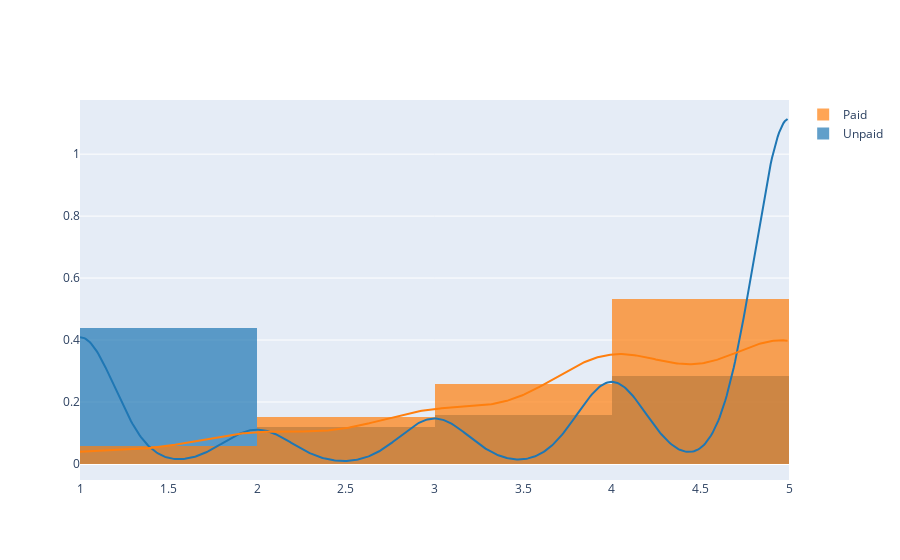

Notebook source saved alongside this figure:
### Code cell
# Combined Histogram
hist_data = [unpaid_df.star_rating, paid_df.star_rating]
labels = ['Unpaid', 'Paid']

fig = ff.create_distplot(hist_data, labels, bin_size=1, show_rug=False)
fig.show()

### Figure 1 — Plotly figure (JSON) as saved in the notebook; plotly's stock layout.template omitted (floating-point values rounded to 4 significant figures; data arrays with more than 128 entries replaced by an {"elided": "..."} marker saying what was removed)
{"data": [{"autobinx": false, "histnorm": "probability density", "legendgroup": "Unpaid", "marker": {"color": "rgb(31, 119, 180)"}, "name": "Unpaid", "opacity": 0.7, "type": "histogram", "x": {"elided": "37840 int values"}, "xaxis": "x", "xbins": {"end": 5, "size": 1, "start": 1}, "yaxis": "y"}, {"autobinx": false, "histnorm": "probability density", "legendgroup": "Paid", "marker": {"color": "rgb(255, 127, 14)"}, "name": "Paid", "opacity": 0.7, "type": "histogram", "x": {"elided": "170 int values"}, "xaxis": "x", "xbins": {"end": 5, "size": 1, "start": 1}, "yaxis": "y"}, {"legendgroup": "Unpaid", "marker": {"color": "rgb(31, 119, 180)"}, "mode": "lines", "name": "Unpaid", "showlegend": false, "type": "scatter", "x": {"elided": "500 float values"}, "xaxis": "x", "y": {"elided": "500 float values"}, "yaxis": "y"}, {"legendgroup": "Paid", "marker": {"color": "rgb(255, 127, 14)"}, "mode": "lines", "name": "Paid", "showlegend": false, "type": "scatter", "x": {"elided": "500 float values"}, "xaxis": "x", "y": {"elided": "500 float values"}, "yaxis": "y"}], "layout": {"barmode": "overlay", "hovermode": "closest", "legend": {"traceorder": "reversed"}, "xaxis": {"anchor": "y2", "domain": [0, 1], "zeroline": false}, "yaxis": {"anchor": "free", "domain": [0, 1], "position": 0}}}
